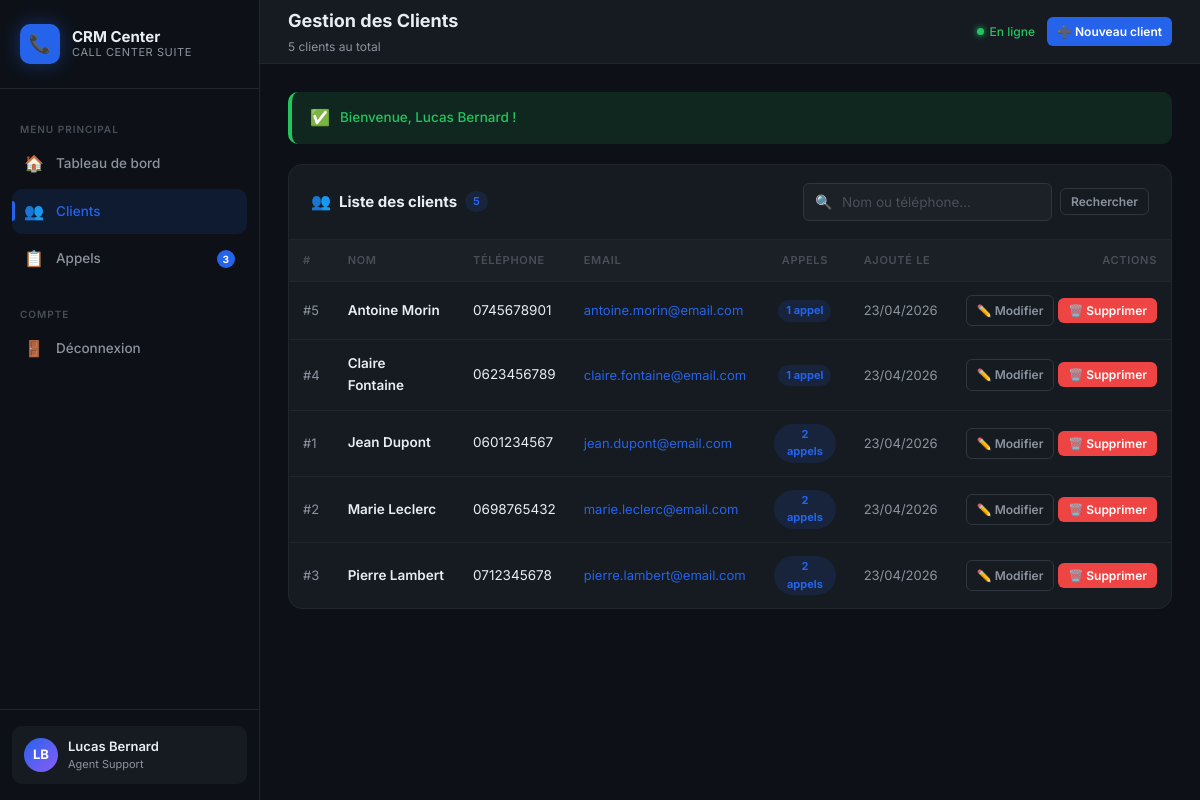
/clients.php (signed in), run on the app's committed database.
### tables this page shows
CREATE TABLE clients (
    id         INT UNSIGNED    AUTO_INCREMENT PRIMARY KEY,
    name       VARCHAR(100)    NOT NULL,
    phone      VARCHAR(30)     NOT NULL,
    email      VARCHAR(150)    DEFAULT NULL,
    notes      TEXT            DEFAULT NULL,
    created_at DATETIME        NOT NULL DEFAULT CURRENT_TIMESTAMP,
    updated_at DATETIME        NOT NULL DEFAULT CURRENT_TIMESTAMP ON UPDATE CURRENT_TIMESTAMP
);

### config.php (called while the page is built, shortened)
<?php
function get_flash(): ?array
{
    if (!empty($_SESSION['flash'])) {
        $flash = $_SESSION['flash'];
        return $flash;
    }
    return null;
}

### clients.php (the view, shortened to what this page needs)
<?php
require_once 'config.php';
$action     = trim($_GET['action'] ?? '');
$search = trim($_GET['search'] ?? '');
if ($search !== '') {
    $like = '%' . $search . '%';
    $stmt = $pdo->prepare(
        'SELECT * FROM clients
         WHERE name LIKE :s1 OR phone LIKE :s2
         ORDER BY name ASC'
    );
    $stmt->execute([':s1' => $like, ':s2' => $like]);
} else {
    $stmt = $pdo->query('SELECT * FROM clients ORDER BY name ASC');
}
$clients = $stmt->fetchAll();
$callCounts = [];
$ccStmt = $pdo->query('SELECT client_id, COUNT(*) AS total FROM calls GROUP BY client_id');
foreach ($ccStmt->fetchAll() as $row) {
    $callCounts[$row['client_id']] = (int) $row['total'];
}
$flash = get_flash();
?>
<!DOCTYPE html>
<html lang="fr">
<head>
    <link rel="stylesheet" href="css/style.css">
</head>
<body>
<div class="app-wrapper">
    <?php include 'includes/sidebar.php'; ?>
    <div class="main-content">
        <header class="top-header">
            <div>
                <div class="header-title">Gestion des Clients</div>
                <div class="header-meta">
                    <?= count($clients) ?> client<?= count($clients) !== 1 ? 's' : '' ?>
                    <?= $search !== '' ? ' trouvé(s) pour « <strong>' . htmlspecialchars($search) . '</strong> »' : ' au total' ?>
                </div>
            </div>
            <div class="header-actions">
                <span class="status-badge-online">En ligne</span>
                <?php if ($action !== 'add'): ?>
                    <a href="clients.php?action=add" class="btn btn-primary btn-sm" id="btn-add-client">
                        ➕ Nouveau client
                    </a>
                <?php else: ?>
                    <a href="clients.php" class="btn btn-ghost btn-sm">✖ Annuler</a>
                <?php endif; ?>
            </div>
        </header>
        <div class="page-body">
            <?php if ($flash): ?>
                <div class="flash flash-<?= htmlspecialchars($flash['type']) ?>">
                    <span class="flash-icon"><?= $flash['type'] === 'success' ? '✅' : '❌' ?></span>
                    <?= htmlspecialchars($flash['message']) ?>
                </div>
            <?php endif; ?>
            <div class="panel">
                <div class="panel-header">
                    <div class="panel-title">
                        <span class="panel-icon">👥</span>
                        Liste des clients
                        <span class="client-count-pill"><?= count($clients) ?></span>
                    </div>
                    <form method="GET" action="clients.php" id="search-form" style="display:flex;gap:8px;align-items:center;">
                        <div class="search-bar">
                            <span class="search-icon">🔍</span>
                            <input
                                type="text"
                                name="search"
                                id="search-input"
                                value="<?= htmlspecialchars($search) ?>"
                                placeholder="Nom ou téléphone…"
                                autocomplete="off"
                            >
                        </div>
                        <button type="submit" class="btn btn-ghost btn-sm">Rechercher</button>
                    </form>
                </div>
                <div class="table-wrapper">
                    <?php if (empty($clients)): ?>
                        <div class="empty-state">
                            <div class="empty-icon">👥</div>
                            <?php if ($search !== ''): ?>
                                <h3>Aucun résultat pour « <?= htmlspecialchars($search) ?> »</h3>
                                <p>Essayez un autre nom ou numéro de téléphone.</p>
                            <?php else: ?>
                                <h3>Aucun client enregistré</h3>
                                <p>Cliquez sur <strong>Nouveau client</strong> pour commencer.</p>
                            <?php endif; ?>
                        </div>
                    <?php else: ?>
                    <table id="clients-table">
                        <thead>
                            <tr>
                                <th>#</th>
                                <th>Nom</th>
                                <th>Téléphone</th>
                                <th>Email</th>
                                <th style="text-align:center;">Appels</th>
                                <th>Ajouté le</th>
                                <th style="text-align:right;">Actions</th>
                            </tr>
                        </thead>
                        <tbody>
                            <?php foreach ($clients as $client): ?>
                            <tr id="row-client-<?= $client['id'] ?>">
                                <td class="td-muted">#<?= $client['id'] ?></td>
                                <td>
                                    <div style="font-weight:600;">
                                        <?php
                                        $name = htmlspecialchars($client['name']);
                                        echo $name;
                                        ?>
                                    </div>
                                </td>
                                <td>
                                    <?php
                                    $phone = htmlspecialchars($client['phone']);
                                    echo $phone;
                                    ?>
                                </td>
                                <td class="td-muted">
                                    <?php if (!empty($client['email'])): ?>
                                        <a href="mailto:<?= htmlspecialchars($client['email']) ?>"
                                           style="color:var(--accent);font-size:13px;">
                                            <?= htmlspecialchars($client['email']) ?>
                                        </a>
                                    <?php else: ?>
                                        <span class="no-calls">—</span>
                                    <?php endif; ?>
                                </td>
                                <td class="call-count-cell">
                                    <?php $cnt = $callCounts[$client['id']] ?? 0; ?>
                                    <?php if ($cnt > 0): ?>
                                        <a href="calls.php?client_id=<?= $client['id'] ?>"
                                           class="client-count-pill"
                                           title="Voir les appels de ce client">
                                            <?= $cnt ?> appel<?= $cnt > 1 ? 's' : '' ?>
                                        </a>
                                    <?php else: ?>
                                        <span class="no-calls">Aucun</span>
                                    <?php endif; ?>
                                </td>
                                <td class="td-muted" style="font-size:12px;">
                                    <?= date('d/m/Y', strtotime($client['created_at'])) ?>
                                </td>
                                <td class="action-col" style="text-align:right;">
                                    <a href="clients.php?action=edit&id=<?= $client['id'] ?>"
                                       class="btn btn-ghost btn-sm"
                                       id="btn-edit-client-<?= $client['id'] ?>"
                                       title="Modifier ce client">
                                        ✏️ Modifier
                                    </a>
                                    <button
                                        class="btn btn-danger btn-sm"
                                        id="btn-delete-client-<?= $client['id'] ?>"
                                        title="Supprimer ce client"
                                        onclick="confirmDelete(
                                            <?= $client['id'] ?>,
                                            '<?= addslashes(htmlspecialchars($client['name'])) ?>'
                                        )">
                                        🗑️ Supprimer
                                    </button>
                                </td>
                            </tr>
                            <?php endforeach; ?>
                        </tbody>
                    </table>
                    <?php endif; ?>
                </div>
            </div>
        </div>
    </div>
</div>
</body>
</html>

### clients.php (style rules this page uses)
.client-count-pill { display: inline-block; background: var(--accent-light); color: var(--accent); font-size: 11px; font-weight: 700; padding: 2px 8px; border-radius: 20px; }
.action-col { white-space: nowrap; }
.call-count-cell { text-align: center; }

### data on the page
clients: id "5", name "Antoine Morin", phone "0745678901", email "antoine.morin@email.com", cnt "1", created_at "23/04/2026"
clients: id "4", name "Claire Fontaine", phone "0623456789", email "claire.fontaine@email.com", cnt "1", created_at "23/04/2026"
clients: id "1", name "Jean Dupont", phone "0601234567", email "jean.dupont@email.com", cnt "2", shows "s", created_at "23/04/2026"
clients: id "2", name "Marie Leclerc", phone "0698765432", email "marie.leclerc@email.com", shows "s", created_at "23/04/2026"
clients: id "3", name "Pierre Lambert", phone "0712345678", email "pierre.lambert@email.com", cnt "2", shows "s", created_at "23/04/2026"

### other printed values
$pendingCount "3"
$initials "LB"
$agentName "Lucas Bernard"
count($clients) "5"
$flash['message'] "Bienvenue, Lucas Bernard !"
